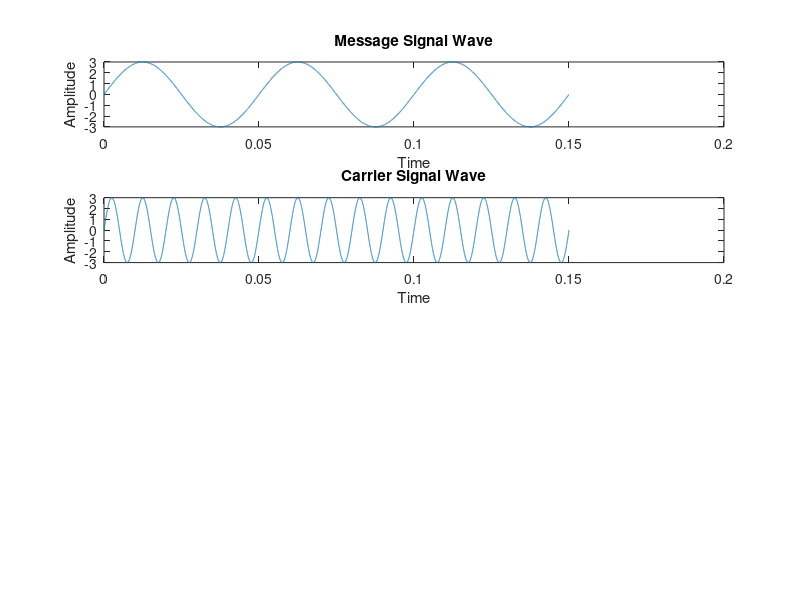

This figure's MATLAB source: (Note: this script raises an error after producing the figure.)
clc
clear all
close all
n=3;
fm=20;
t=0:0.00001:0.15;
A=3;
m=A*sin(2*pi*t*fm);
subplot(4,1,1)
plot(t,m)
title('Message Signal Wave')
xlabel('Time')
ylabel('Amplitude')

fc=100;
Ac=3;
c=Ac*sin(2*pi*t*fc);
subplot(4,1,2)
plot(t,c)
title('Carrier Signal Wave')
xlabel('Time')
ylabel('Amplitude')

FS=150*fc;
s=modulate(m,fc,FS,'amssb');
subplot(4,1,3)
plot(t,s)
title('SSB Modulated Signal Wave')
xlabel('Time')
ylabel('Amplitude')

d=demod(s,fc,FS,'am');
subplot(4,1,4)
plot(t,d)
title('SSB Demodulated Signal Wave')
xlabel('Time')
ylabel('Amplitude')


